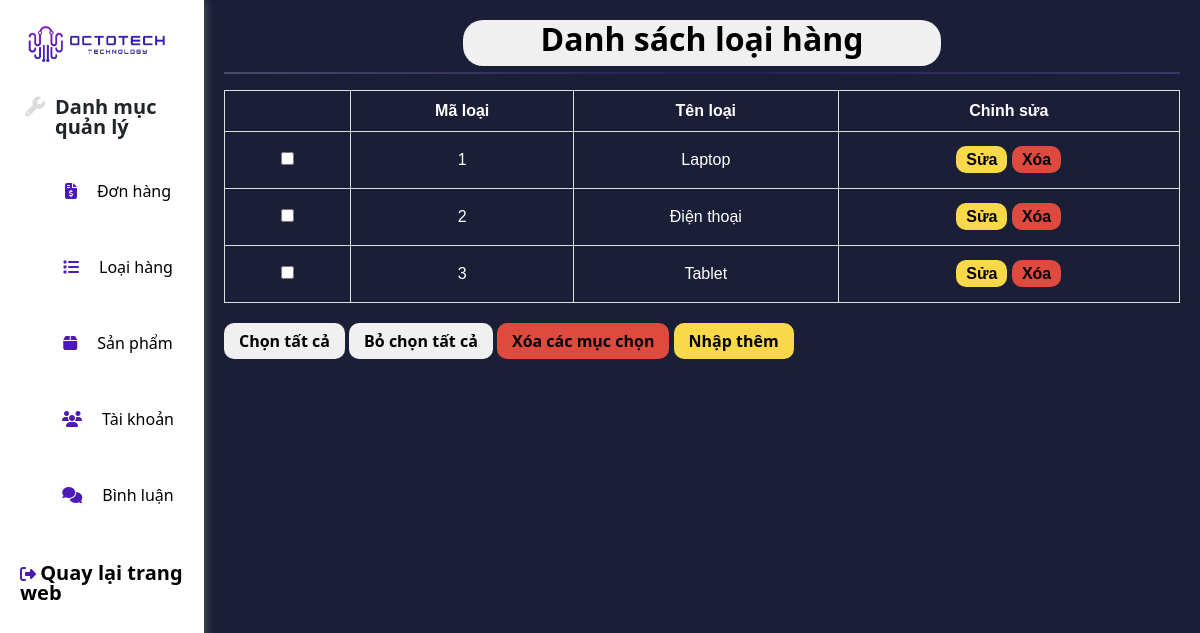
The page /admin/categories/list.php on the database its author committed.
### tables this page shows
CREATE TABLE `categories` (
  `id_category` int(11) NOT NULL COMMENT 'Mã loại hàng',
  `name` varchar(255) NOT NULL COMMENT 'Tên của loại hàng',
  `created_at` datetime DEFAULT NULL COMMENT 'Ngày tạo ',
  `updated_at` datetime DEFAULT NULL COMMENT 'Ngày cập nhật'
);

### dao/pdo.php (called while the page is built, shortened)
<?php
function pdo_get_connection()
{
    $dburl = "mysql:host=localhost;dbname=laptop_store;charset=utf8";
    $username = 'root';
    $password = '';
    $conn = new PDO($dburl, $username, $password);
    $conn->setAttribute(PDO::ATTR_ERRMODE, PDO::ERRMODE_EXCEPTION);
    return $conn;
}
function pdo_query($sql)
{
    $sql_args = array_slice(func_get_args(), 1);
    try {
        $conn = pdo_get_connection();
        $stmt = $conn->prepare($sql);
        $stmt->execute($sql_args);
        $rows = $stmt->fetchAll();
        return $rows;
    } catch (PDOException $e) {
        throw $e;
    } finally {
        unset($conn);
    }
}

### dao/categories.php (called while the page is built, shortened)
<?php
function get_all_categories()
{
    $sql = "SELECT * FROM categories";
    return pdo_query($sql);
}

### admin/categories/list.php (the view, shortened to what this page needs)
<!DOCTYPE html>
<html lang="en">
<head>
    <link rel="stylesheet" href="../../css/bootstrap.min.css" />
    <link rel="stylesheet" href="../../css/reset.css" />
    <link rel="stylesheet" href="../../css/admin/categories/style.css" />
    <link rel="stylesheet" href="https://cdnjs.cloudflare.com/ajax/libs/font-awesome/6.4.0/css/all.min.css" />
</head>
<?php
include "../../global.php";
include "../../dao/pdo.php";
include "../../dao/categories.php";
$category = get_all_categories();
?>
<body>
    <div class="container-plus">
        <div class="main">
            <?php
            include "../../admin/layouts/side-bar.php"
            ?>
            <div class="information-system">
                <div class="manage-categories">
                    <div class="manage-cate-list">
                        <div class="tittle_listUsers">
                            <h2>Danh sách loại hàng</h2>
                        </div>
                        <hr class="new1">
                        <form action="index.php" method="post">
                            <table class="categories-table-list">
                                <tr>
                                    <th></th>
                                    <th>Mã loại</th>
                                    <th>Tên loại</th>
                                    <th>Chỉnh sửa</th>
                                </tr>
                                <?php
                                foreach ($category as $item) {
                                ?>
                                    <tr>
                                        <td>
                                            <input type="checkbox" name="id_category[]" value="<?= $item["id_category"] ?>">
                                        </td>
                                        <td><?= $item["id_category"] ?></td>
                                        <td><?= $item["name"] ?></td>
                                        <td>
                                            <a style="color:black;" href="./edit.php?edit=<?= $item["id_category"] ?>" name="btn_update" class="btn_edit" id="edit-cate">Sửa</a>
                                            <a class="btn_delete" style="color: black; background-color: #de4a3e" href="?delete_category=<?= $item['id_category'] ?>">Xóa</a>
                                        </td>
                                    </tr>
                                <?php
                                }
                                ?>
                            </table>
                    </div>
                    <div class="form-group">
                        <button id="check-all" type="button" class="btn_clickAll" onclick="CheckAll()">Chọn tất
                            cả</button>
                        <button id="clear-all" type="button" class="btn_dell" onclick="DeleteCheckAll()">Bỏ chọn
                            tất cả</button>
                        <button id="btn-delete" name="btn_delete" class="btn_dellAll">Xóa các mục
                            chọn</button>
                        <a href="new.php" class="btn_add">Nhập thêm</a>
                    </div>
                </div>
            </div>
        </div>
    </div>
</body>
</html>

### css/admin/categories/style.css (style rules this page uses)
:root { --color_main: #4d1ab8; --color_second: #9d86ff; --color_dark: black; }
body { background-color: #1a1e37; }
.main { display: flex; }
.information-system { width: 83%; }
.manage-categories { margin: 0px 20px; }
.form-group { margin: 20px 0px; }
.manage-cate-list { color: #9d86ff; text-align: center; }
hr.new1 { border: 0; height: 1.5px; background-image: linear-gradient(to right, #dbd2ff, #4d1ab8, #9d86ff); }
.categories-table-list { font-family: Arial, Helvetica, sans-serif; border-collapse: collapse; width: 100%; color: white; padding: 10 15px; }
.categories-table-list th { font-weight: bold; }
.categories-table-list td, .categories-table-list th { border: 1px solid #ddd; padding: 20px; }
.categories-table-list th { padding-top: 12px; padding-bottom: 12px; }

### admin/categories/list.php (style rules this page uses)
.tittle_listUsers { display: flex; align-items: center; justify-content: center; background-color: #F0F0F0; margin: -10px auto; width: 50%; border-radius: 20px; font-weight: bold; }
.tittle_listUsers h2 { font-family: "Segoe UI", Tahoma, Geneva, Verdana, sans-serif; padding: 10 15px; color: black; font-weight: bold; }
.manage-categories { margin-top: 30px; }
.btn_clickAll { padding: 10px 15px; border-radius: 10px; background-color: #F0F0F0; font-weight: bold; transition: 0.5s; }
.btn_dell { padding: 10px 15px; border-radius: 10px; background-color: #F0F0F0; font-weight: bold; transition: 0.5s; }
.btn_dellAll { padding: 10px 15px; border-radius: 10px; background-color: #de4a3e; font-weight: bold; transition: 0.5s; }
.btn_add { padding: 7px 15px; background-color: #F9D949; border-radius: 10px; font-weight: bold; text-decoration: none; color: black; }
#edit-cate { color: black; }
.btn_edit { background-color: #F9D949; padding: 5px 10px; color: black; border-radius: 10px; transition: 0.5s; text-decoration: none; font-weight: bold; }
.btn_delete { background-color: #de4a3e; padding: 5px 10px; color: black; border-radius: 10px; transition: 0.5s; text-decoration: none; font-weight: bold; }
th { color: white; text-align: center; }

### rows shown on the page
categories: id_category "1", name "Laptop"
categories: id_category "2", name "Điện thoại"
categories: id_category "3", name "Tablet"
